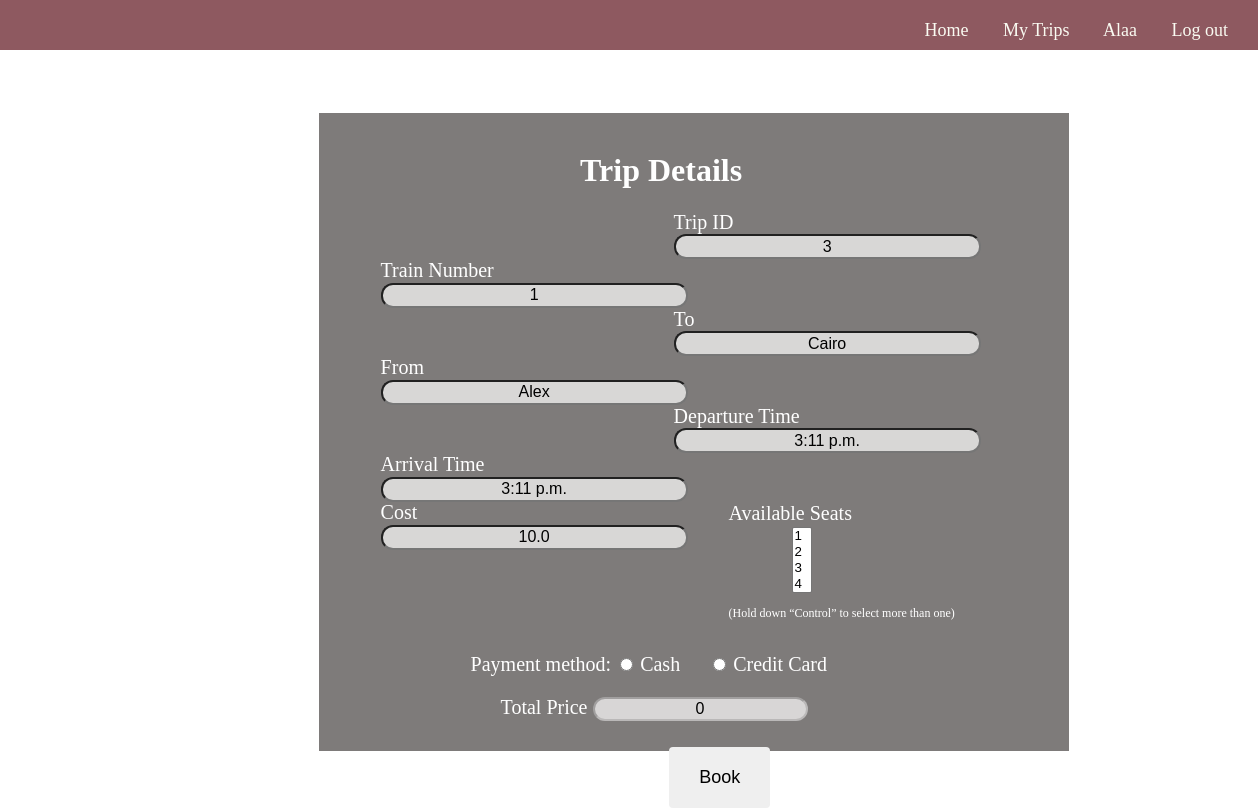
Page /trip/3/ (signed in) on the earlier database version.
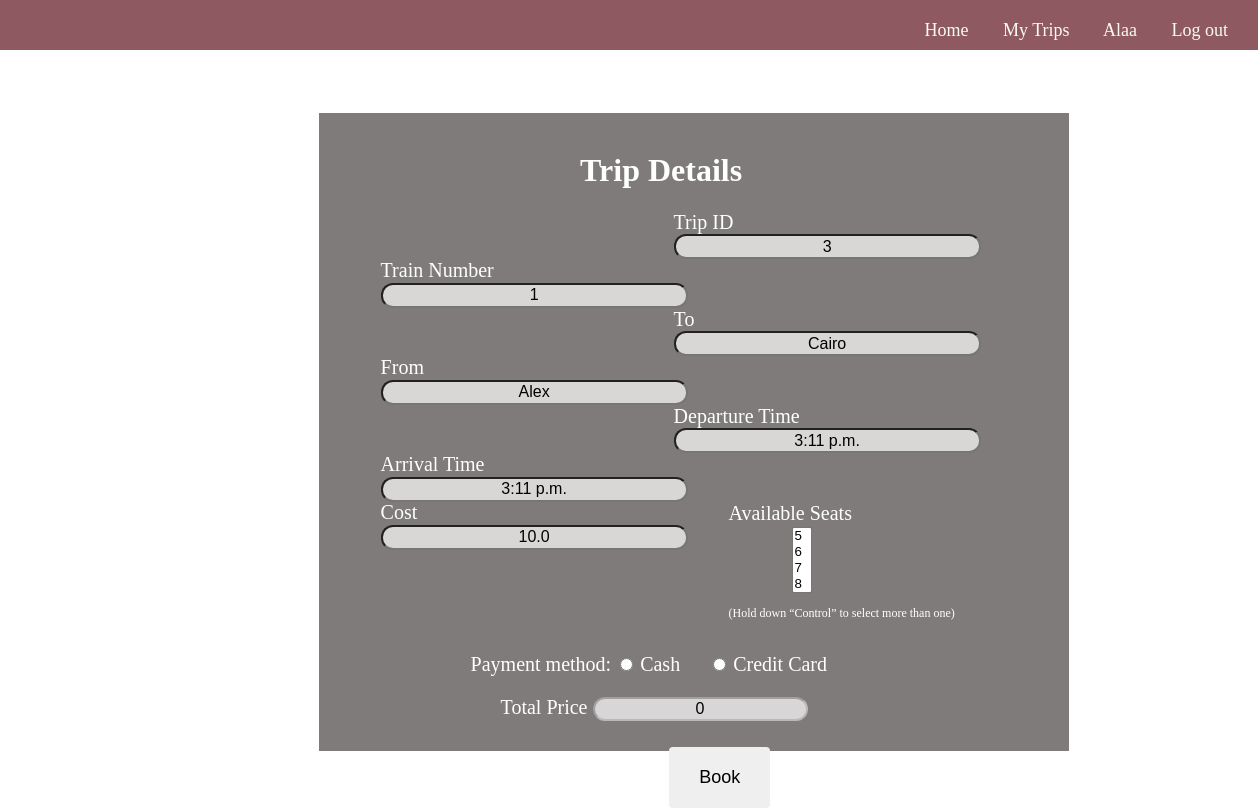
Same page on the later database version.
### blog/models.py (models this page shows, shortened)
class Trip(models.Model):
    train = models.ForeignKey(
        Train, on_delete=models.CASCADE, related_name="TripTrain")
    source = models.ForeignKey(
        Station, on_delete=models.CASCADE, related_name="TripSource", null=False)
    destination = models.ForeignKey(
        Station, on_delete=models.CASCADE, related_name="TripDest", null=False)
    day = models.DateField(null=False)
    start_Time = models.TimeField(null=False)
    end_Time = models.TimeField(null=False)
    price = models.FloatField(null=False, default=0)
    Remaining_seats = models.IntegerField(default=0, editable=False)
    seats = models.IntegerField(default=0, editable=False)

class Train(models.Model):
    Number_of_seats = models.IntegerField(default=0)
    source = models.ForeignKey(
        Station, on_delete=models.CASCADE, related_name="TrainSource", null=False)
    destination = models.ForeignKey(
        Station, on_delete=models.CASCADE, related_name="TrainDest", null=False)

class Station(models.Model):
    id = models.IntegerField(default=-1, primary_key=True)
    stationName = models.CharField(max_length=15)

### blog/views.py (the view)
# urls.py: path('trip/<id>/', views.certainTrip, name='certainTrip'),
def certainTrip(request, id):
    if request.user.is_authenticated:
        trip = Trip.objects.get(id = id)
        return render(request, 'sitePages/certainTrip.html', {'trip': trip})
    else:
        trips = Trip.objects.all()
        return render(request, 'sitePages/home.html', {'errorMsg': 'Please sign in or sign up to book', 'trips': trips})

### blog/tags/tags.py (called while the page is built)
@register.simple_tag
def tripSeat(trip):
    book = Book.objects.filter(trip = trip.id)
    bookSeats = book.values_list('seatTrain', flat=True)
    seats = []
    i = 1
    while i <= trip.seats:
        if i not in bookSeats:
            seats.append(i)
        i = i+1
    return seats

### templates/sitePages/certainTrip.html (shortened to what this page needs)
{% extends "base.html" %}
{% load static %}
{% load tags %}
{% block head %}
<link rel="stylesheet" href="{% static 'css/certaintrip.css' %}">
{% endblock %}
{% block content %} <br>
<div class="Body">
    <br>
    <h1> Trip Details</h1>
    <form id="form1" name="form1" method="POST" onsubmit="return check()" action="{% url 'blog:book' %}">
        <label id="text1"> Trip ID
            <br/>
            <input type="text" name="tripId" class="in" size="30" value ="{{trip.id}}" readonly/>
            </label>
        <label id="text2"> Train Number
            <br/>
            <input type="text" name="train" class="in" size="30" value="{{trip.train.id}}" readonly/>
            </label>
        <br>
        <label id="text1"> To
            <br/>
            <input type="text" name="destination" class="in" size="30" value="{{trip.destination.stationName}}" readonly/>
            </label>
        <label id="text2"> From
            <br />
            <input type="text" name="source" class="in" size="30" value="{{trip.source.stationName}}" readonly/>
            </label>
        <br>
        <label id="text1"> Departure Time
            <br />
            <input type="text" name="dparture" class="in" size="30" value="{{trip.start_Time}}" readonly/>
            </label>
        <label id="text2"> Arrival Time
            <br />
            <input type="text" name="arrival" class="in" size="30" value="{{trip.end_Time}}" readonly/>
            </label>
        <br>
        <label id="text1" style="margin-left:53%;"> Available Seats
            <br/>
            <select id = "op" name="selected" data="{{trip.price}}" multiple>
                {% tripSeat trip as seats %}
                {% for seat in seats %}
                <option value="{{seat}}">{{seat}}</option>
                {% endfor %}
            </select>
            <p style="font-size:12px;">(Hold down “Control” to select more than one)</p>
        </label>
        <label id="text2" style="margin-top:-22%;"> Cost
            <br />
            <input type="text" class="in" name="cost" size="30" value="{{trip.price}}" readonly="true"/>
            </label>
            <div class="Payment">
                <p> Payment method:</p>
                <input type="radio" name="pay" id="cash" onclick="hideCredit()">
                <label for="cash" class="cash"> Cash</label> &nbsp &nbsp &nbsp
                <input type="radio" name="pay" onclick="displayCredit()" id="credit">
                <label for="credit_card" class="credit_card"> Credit Card</label>
            </div>
            <label for="cBox" class="cBox">Total Price
            <input type="text" placeholder="Total Price" value="0" id="price" disabled>
            </label>
            <input type="submit" value="Book" id="submit">
        </form>
</div>
{% endblock content %}

Differences in the rows shown:
changed Trip "Cairo": selected "1 / 2 / 3 / 4" → "5 / 6 / 7 / 8"
